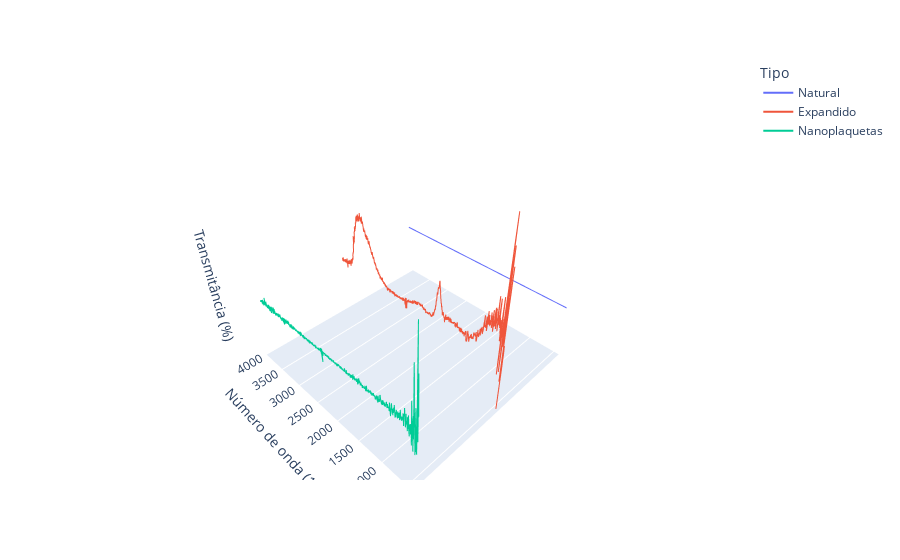

The notebook cell saved with this chart:
### Code cell
fig

### Figure 1 — Plotly figure (JSON) as saved in the notebook; plotly's stock layout.template omitted (floating-point values rounded to 4 significant figures; data arrays with more than 128 entries replaced by an {"elided": "..."} marker saying what was removed)
{"data": [{"hovertemplate": "Kind=%{x}<br>Wavenumber=%{y}<br>%Transmitance=%{z}<extra></extra>", "legendgroup": "Natural", "line": {"color": "#636efa", "dash": "solid"}, "mode": "lines", "name": "Natural", "scene": "scene", "showlegend": true, "type": "scatter3d", "x": {"elided": "4095 str values"}, "y": {"elided": "4095 float values"}, "z": {"elided": "4095 float values"}}, {"hovertemplate": "Kind=%{x}<br>Wavenumber=%{y}<br>%Transmitance=%{z}<extra></extra>", "legendgroup": "Expandido", "line": {"color": "#EF553B", "dash": "solid"}, "mode": "lines", "name": "Expandido", "scene": "scene", "showlegend": true, "type": "scatter3d", "x": {"elided": "1868 str values"}, "y": {"elided": "1868 float values"}, "z": {"elided": "1868 float values"}}, {"hovertemplate": "Kind=%{x}<br>Wavenumber=%{y}<br>%Transmitance=%{z}<extra></extra>", "legendgroup": "Nanoplaquetas", "line": {"color": "#00cc96", "dash": "solid"}, "mode": "lines", "name": "Nanoplaquetas", "scene": "scene", "showlegend": true, "type": "scatter3d", "x": {"elided": "1868 str values"}, "y": {"elided": "1868 float values"}, "z": {"elided": "1868 float values"}}], "layout": {"legend": {"title": {"text": "Tipo"}, "tracegroupgap": 0}, "margin": {"t": 60}, "scene": {"domain": {"x": [0, 1], "y": [0, 1]}, "xaxis": {"categoryarray": ["Natural", "Expandido", "Nanoplaquetas"], "categoryorder": "array", "title": {"text": "Kind"}, "visible": false}, "yaxis": {"range": [4000, 400], "showbackground": false, "showgrid": true, "title": {"text": "Número de onda (1/cm)"}}, "zaxis": {"showbackground": true, "showgrid": false, "showticklabels": false, "title": {"text": "Transmitância (%)"}}}}}
